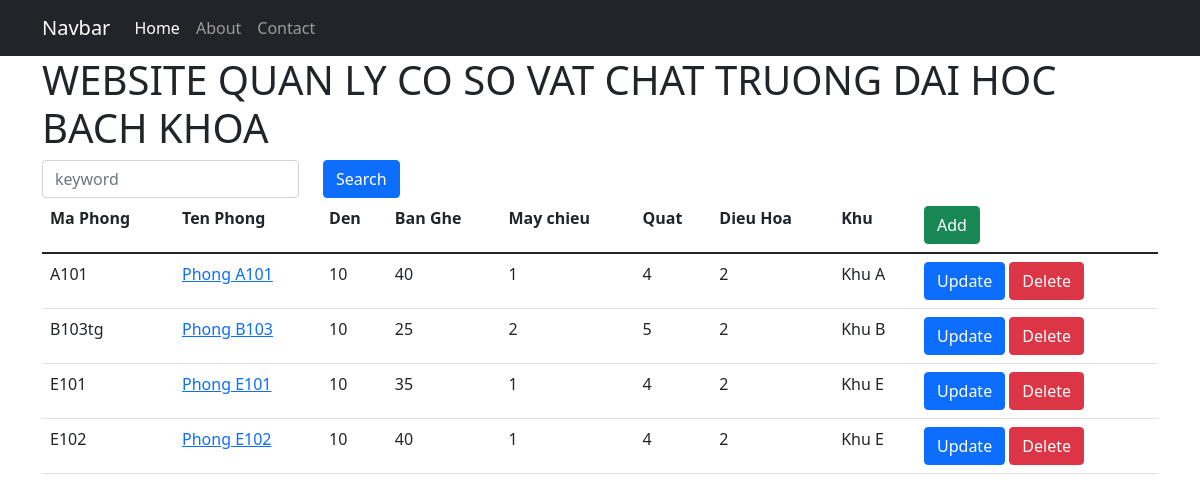
The page / on the database its author committed.
### csvc/models.py (models this page shows, shortened)
class Csvc(models.Model):
    code = models.TextField(max_length=10)
    name = models.TextField(max_length=255)
    den = models.IntegerField(default=10)
    ban_ghe = models.IntegerField(default=40)
    may_chieu = models.IntegerField(default=1)
    quat = models.IntegerField(default=4)
    dieu_hoa = models.IntegerField(default=2)
    department = models.ForeignKey(Department,
                                   on_delete=models.CASCADE,
                                   blank=False,
                                   null=True)
    def get_absolute_url(self):
        return reverse ("update", kwargs={"id":self.id} )

class Department(models.Model):
    name = models.TextField(max_length=256)
    def __str__(self):
        return f"{self.name}"

### csvc/views.py (the view)
# urls.py: path('', list_view, name='list'),
def list_view(request):
    keyword = request.GET.get('keyword')
    sort_by="name"
    if keyword:
        queryset = Csvc.objects.filter(code__icontains=keyword) | Csvc.objects.filter(name__icontains=keyword)
    else:
        queryset = Csvc.objects.all()
    context = {
        'students': queryset.order_by(sort_by),
        'keyword':keyword
    }
    return render(request, 'list.html', context)

### csvc/templates/list.html (shortened to what this page needs)
{% extends 'base.html' %}
{% block content %}
<form class="form">
    <div class="row">
        <div class="col-auto">
            <input
                type="text"
                class="form-control"
                placeholder="keyword"
                name="keyword"
                value="{{keyword|default:''}}"
            />
        </div>
        <div class="col-auto">
            <input type="submit" class="btn btn-primary" value ="Search" />
        </div>
    </div>
</form>
<table class="table">
    <thred>
        <th>Ma Phong</th>
        <th>Ten Phong</th>
        <th>Den</th>
        <th>Ban Ghe</th>
        <th>May chieu</th>
        <th>Quat</th>
        <th>Dieu Hoa</th>
        <th>Khu</th>
        <th>
            <a href="{% url 'create' %}" class = "btn btn-success">Add</a>
        </th>
<tbody>
    {% for student in students %}
    <tr>
        <td>{{ student.code }} </td>
        <td><a href="{{ student.get_absolute_url }}"> {{student.name}} </a> </td>
        <td>{{ student.den }} </td>
        <td>{{ student.ban_ghe  | default:'-' }}  </td>
        <td>{{ student.may_chieu  | default:'-'  }} </td>
        <td>{{ student.quat  | default:'-'  }} </td>
        <td>{{ student.dieu_hoa  | default:'-'  }} </td>
        <td>{{ student.department  | default:'-'  }} </td>
        <td>
            <a href="{% url 'update' student.id %}" class = "btn btn-primary">Update</a>
            <a href="{% url 'delete' student.id %}" class = "btn btn-danger">Delete</a>
        </td>
{% endfor %}
{% endblock %}

### templates/base.html (shortened to what this page needs)
<!DOCTYPE html>
<html lang="en">
  <head>
    <link
      href="https://cdn.jsdelivr.net/npm/bootstrap@5.1.3/dist/css/bootstrap.min.css"
      rel="stylesheet"
    />
  </head>
  <body>
    {% include 'navbar.html' %}
    <div class="container">
      <h1>WEBSITE QUAN LY CO SO VAT CHAT TRUONG DAI HOC BACH KHOA</h1>
        {% block content %} replace me! {% endblock %}
    </div>
  </body>
</html>

### pages/templates/navbar.html (shortened to what this page needs)
<nav class="navbar navbar-expand-lg navbar-dark bg-dark">
  <div class="container">
    <a class="navbar-brand" href="#">Navbar</a>
    <div class="collapse navbar-collapse" id="navbarSupportedContent">
      <ul class="navbar-nav me-auto mb-2 mb-lg-0">
        <li class="nav-item">
          <a class="nav-link active" aria-current="page" href="/">Home</a>
        </li>
        <li class="nav-item">
          <a class="nav-link" href="/about">About</a>
        </li>
        <li class="nav-item">
          <a class="nav-link" href="/contact">Contact</a>
        </li>
      </ul>
    </div>
  </div>
</nav>

### rows shown on the page
Csvc: code "A101", name "Phong A101", den "10", ban_ghe "40", may_chieu "1", quat "4", dieu_hoa "2", department "Khu A"
Csvc: code "B103tg", name "Phong B103", den "10", ban_ghe "25", may_chieu "2", quat "5", dieu_hoa "2", department "Khu B"
Csvc: code "E101", name "Phong E101", den "10", ban_ghe "35", may_chieu "1", quat "4", dieu_hoa "2", department "Khu E"
Csvc: code "E102", name "Phong E102", den "10", ban_ghe "40", may_chieu "1", quat "4", dieu_hoa "2", department "Khu E"
